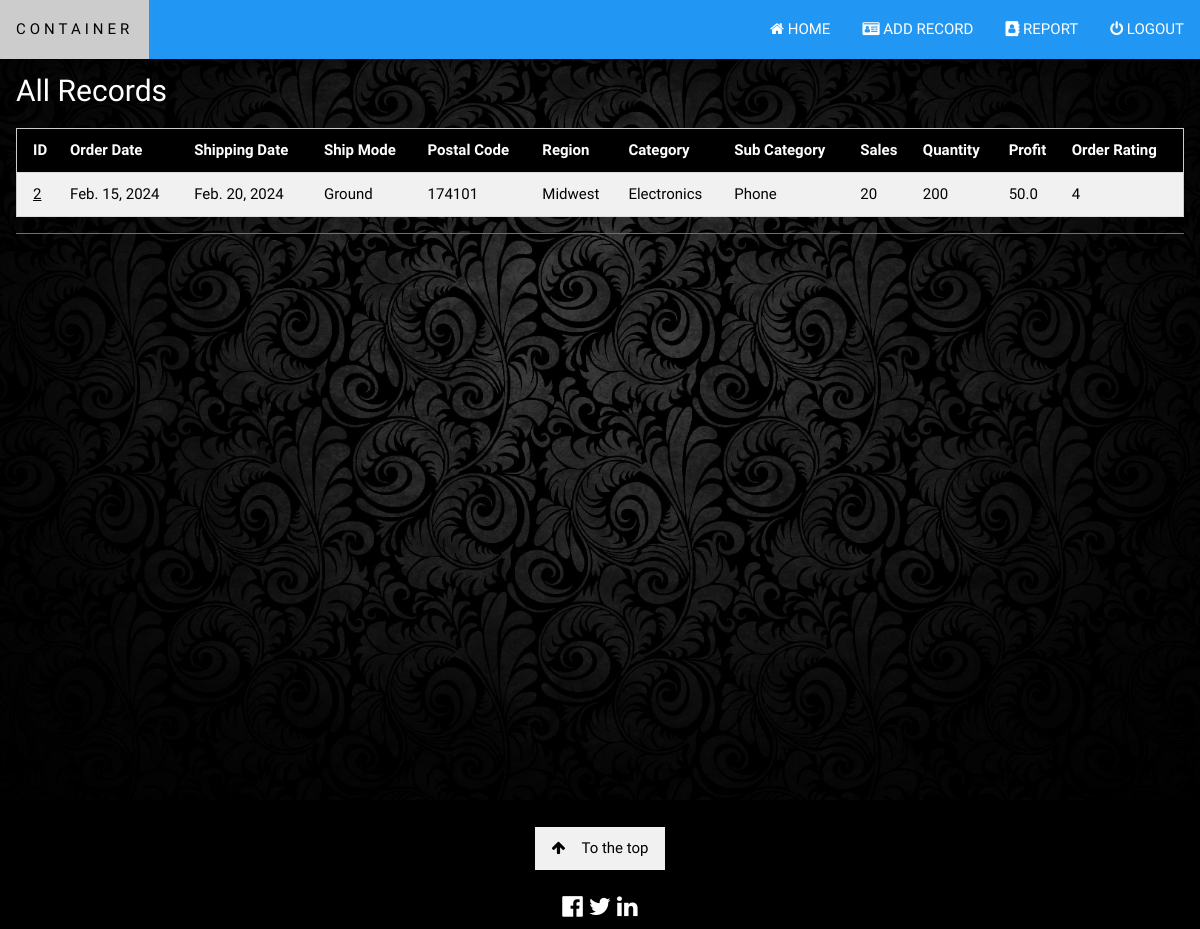
The app's page /report (signed in), older data.
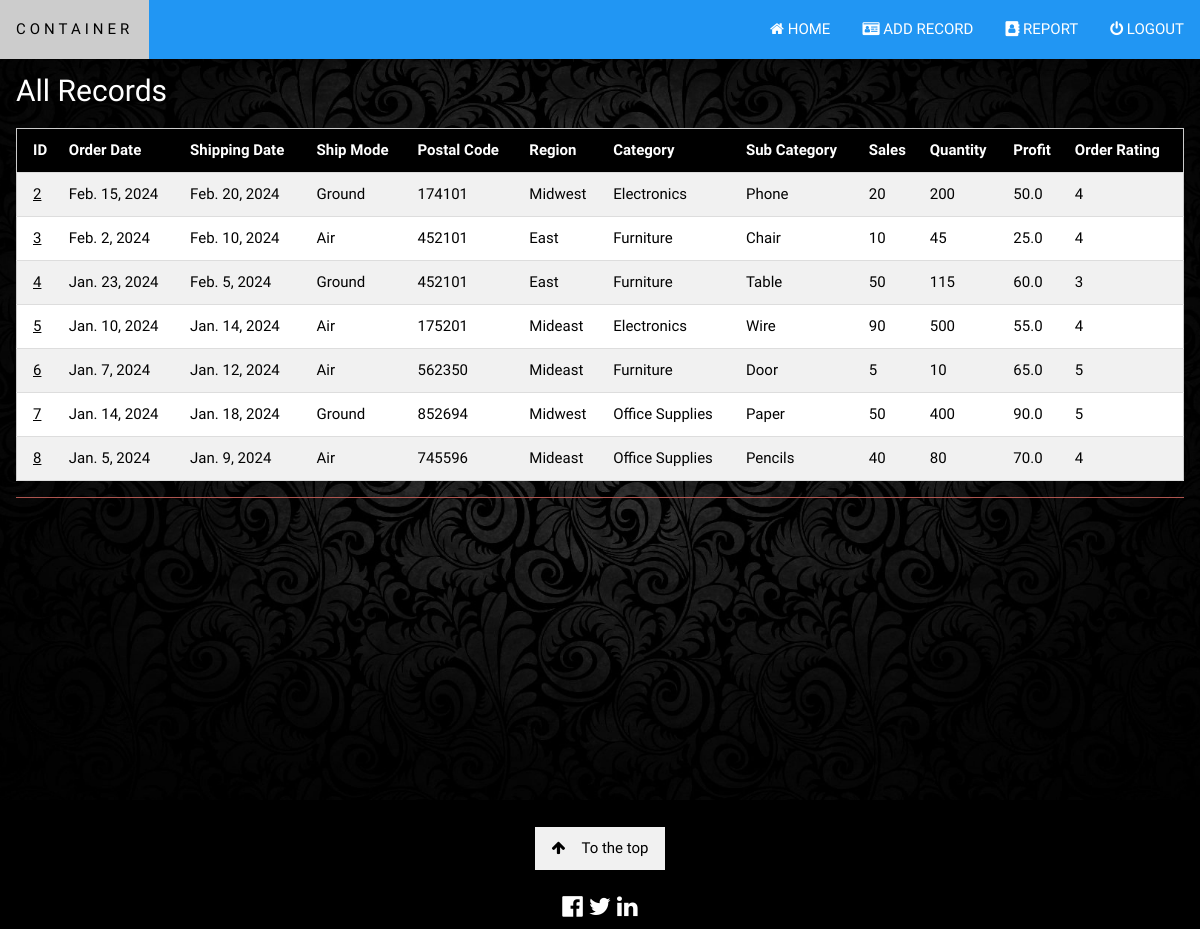
The same page, newer data.
### crud/models.py (models this page shows, shortened)
class Record(models.Model):
    order_date = models.DateField()
    shipping_date = models.DateField()
    ship_mode = models.CharField(max_length=50)
    postal_code = models.IntegerField()
    region = models.CharField(max_length=20)
    category = models.CharField(max_length=30)
    sub_category = models.CharField(max_length=20)
    sales = models.IntegerField()
    quantity = models.IntegerField()
    profit = models.FloatField()
    order_rating = models.IntegerField()

### crud/views.py (the view)
# urls.py: path('report',views.report,name='report'),
@login_required(login_url='signin')
def report(request):
	records = Record.objects.all()
	return render(request, 'report.html', {'records':records})

### templates/report.html (shortened to what this page needs)
{% load static %}
<!DOCTYPE html>
<html>
<head>
    <link rel="stylesheet" href="{% static '/css/w3.css' %}">
    <link rel="stylesheet" href="https://cdnjs.cloudflare.com/ajax/libs/font-awesome/4.7.0/css/font-awesome.min.css">
</head>
<body>
    <div class="w3-top">
        <div class="w3-bar w3-blue w3-card" id="myNavbar">
            <a href="{% url 'home' %}" class="w3-bar-item w3-button w3-wide">CONTAINER</a>
            <div class="w3-right w3-hide-small">
                <a href="home" class="w3-bar-item w3-button"><i class="fa fa-home"></i> HOME</a>
                <a href="add_record" class="w3-bar-item w3-button"><i class="fa fa-drivers-license"></i> ADD RECORD</a>
                <a href="report" class="w3-bar-item w3-button"><i class="fa fa-address-book"></i> REPORT</a>
                <a href="signout" class="w3-bar-item w3-button"><i class="fa fa-power-off"></i> LOGOUT</a>
            </div>
        </div>
    </div>
    <header class="bgimg-1 w3-display-container w3-grayscale-min" id="home">
        <br><br>
        <div class="w3-container">
            <h2>All Records</h2>
            <div class="w3-responsive">
                <table class="w3-table-all w3-hoverable">
                    <tr class="w3-black">
                        <th>ID</th>
                        <th>Order Date</th>
                        <th>Shipping Date</th>
                        <th>Ship Mode</th>
                        <th>Postal Code</th>
                        <th>Region</th>
                        <th>Category</th>
                        <th>Sub Category</th>
                        <th>Sales</th>
                        <th>Quantity</th>
                        <th>Profit</th>
                        <th>Order Rating</th>
                    </tr>
                    {% if records %}
                    {% for record in records %}
                    <tr>
                        <td><a href="{% url 'record' record.id %}">{{ record.id }}</a></td>
                        <td>{{ record.order_date }}</td>
                        <td>{{ record.shipping_date }}</td>
                        <td>{{ record.ship_mode }}</td>
                        <td>{{ record.postal_code }}</td>
                        <td>{{ record.region }}</td>
                        <td>{{ record.category }}</td>
                        <td>{{ record.sub_category }}</td>
                        <td>{{ record.sales }}</td>
                        <td>{{ record.quantity }}</td>
                        <td>{{ record.profit }}</td>
                        <td>{{ record.order_rating }}</td>
                    </tr>
                    {% endfor %}
                    {% endif %}
                </table>
            </div>
        </div>
    </header>
    <footer class="w3-center w3-black w3-padding-28">
        <br>
        <a href="home" class="w3-button w3-light-grey"><i class="fa fa-arrow-up w3-margin-right"></i>To the top</a>
        <div class="w3-xlarge w3-section">
            <i class="fa fa-facebook-official w3-hover-opacity"></i>
            <i class="fa fa-twitter w3-hover-opacity"></i>
            <i class="fa fa-linkedin w3-hover-opacity"></i>
        </div>
    </footer>
</body>
</html>

### static/css/w3.css (style rules this page uses)
html { box-sizing:border-box }
*,*:before,*:after { box-sizing:inherit }
html { -ms-text-size-adjust:100%;-webkit-text-size-adjust:100% }
body { margin:0 }
article,aside,details,figcaption,figure,footer,header,main,menu,nav,section { display:block }
a { background-color:transparent }
html,body { font-family:Verdana,sans-serif;font-size:15px;line-height:1.5 }
html { overflow-x:hidden }
h2 { font-size:30px }
h1,h2,h3,h4,h5,h6 { font-family:"Segoe UI",Arial,sans-serif;font-weight:400;margin:10px 0 }
.w3-wide { letter-spacing:4px }
a { color:inherit }
.w3-table,.w3-table-all { border-collapse:collapse;border-spacing:0;width:100%;display:table }
.w3-table-all { border:1px solid #ccc }
.w3-bordered tr,.w3-table-all tr { border-bottom:1px solid #ddd }
.w3-table-all tr:nth-child(odd) { background-color:#fff }
.w3-table-all tr:nth-child(even) { background-color:#f1f1f1 }
.w3-table td,.w3-table th,.w3-table-all td,.w3-table-all th { padding:8px 8px;display:table-cell;text-align:left;vertical-align:top }
.w3-table th:first-child,.w3-table td:first-child,.w3-table-all th:first-child,.w3-table-all td:first-child { padding-left:16px }
.w3-btn,.w3-button { border:none;display:inline-block;padding:8px 16px;vertical-align:middle;overflow:hidden;text-decoration:none;color:inherit;background-color:inherit;text-align:center;cursor:pointer;white-space:nowrap }
.w3-btn,.w3-button { -webkit-touch-callout:none;-webkit-user-select:none;-khtml-user-select:none;-moz-user-select:none;-ms-user-select:none;user-select:none }
.w3-tooltip,.w3-display-container { position:relative }
.w3-bar { width:100%;overflow:hidden }
.w3-bar .w3-bar-item { padding:8px 16px;float:left;width:auto;border:none;display:block;outline:0 }
.w3-bar .w3-button { white-space:normal }
.w3-responsive { display:block;overflow-x:auto }
.w3-container:after,.w3-container:before,.w3-panel:after,.w3-panel:before,.w3-row:after,.w3-row:before,.w3-row-padding:after,.w3-row-padding:before, .w3-cell-row:before,.w3-cell-row:after,.w3-clear:after,.w3-clear:before,.w3-bar:before,.w3-bar:after { content:"";display:table;clear:both }
.w3-top,.w3-bottom { position:fixed;width:100%;z-index:1 }
.w3-top { top:0 }
.w3-container,.w3-panel { padding:0.01em 16px }
.w3-card,.w3-card-2 { box-shadow:0 2px 5px 0 rgba(0,0,0,0.16),0 2px 10px 0 rgba(0,0,0,0.12) }
.w3-greyscale-min,.w3-grayscale-min { filter:grayscale(50%) }
.w3-xlarge { font-size:24px!important }
.w3-center { text-align:center!important }
.w3-section,.w3-code { margin-top:16px!important;margin-bottom:16px!important }
.w3-margin-right { margin-right:16px!important }
.w3-right { float:right!important }
.w3-blue,.w3-hover-blue:hover { color:#fff!important;background-color:#2196F3!important }
.w3-black,.w3-hover-black:hover { color:#fff!important;background-color:#000!important }
.w3-light-grey,.w3-hover-light-grey:hover,.w3-light-gray,.w3-hover-light-gray:hover { color:#000!important;background-color:#f1f1f1!important }

Row changes from the older to the newer data that the page shows:
added Record: id "3", order_date "Feb. 2, 2024", shipping_date "Feb. 10, 2024", ship_mode "Air", postal_code "452101", region "East", category "Furniture", sub_category "Chair", sales "10", quantity "45", profit "25.0", order_rating "4"
added Record: id "4", order_date "Jan. 23, 2024", shipping_date "Feb. 5, 2024", ship_mode "Ground", postal_code "452101", region "East", category "Furniture", sub_category "Table", sales "50", quantity "115", profit "60.0", order_rating "3"
added Record: id "5", order_date "Jan. 10, 2024", shipping_date "Jan. 14, 2024", ship_mode "Air", postal_code "175201", region "Mideast", category "Electronics", sub_category "Wire", sales "90", quantity "500", profit "55.0", order_rating "4"
added Record: id "6", order_date "Jan. 7, 2024", shipping_date "Jan. 12, 2024", ship_mode "Air", postal_code "562350", region "Mideast", category "Furniture", sub_category "Door", sales "5", quantity "10", profit "65.0", order_rating "5"
added Record: id "7", order_date "Jan. 14, 2024", shipping_date "Jan. 18, 2024", ship_mode "Ground", postal_code "852694", region "Midwest", category "Office Supplies", sub_category "Paper", sales "50", quantity "400", profit "90.0", order_rating "5"
added Record: id "8", order_date "Jan. 5, 2024", shipping_date "Jan. 9, 2024", ship_mode "Air", postal_code "745596", region "Mideast", category "Office Supplies", sub_category "Pencils", sales "40", quantity "80", profit "70.0", order_rating "4"
